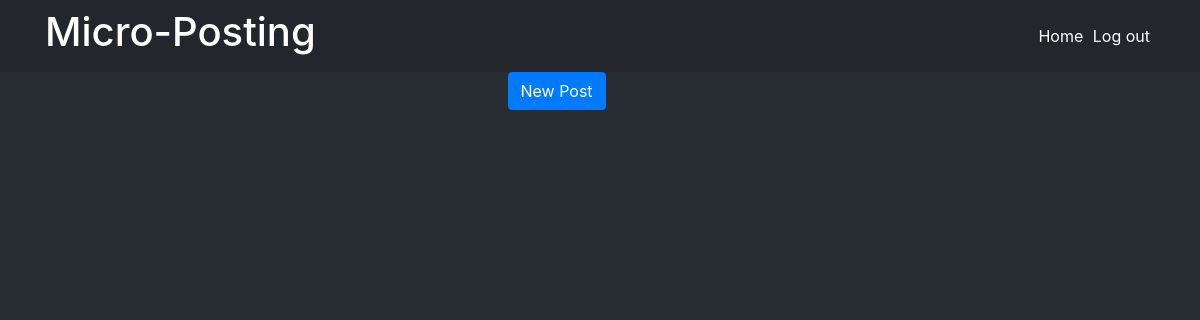
Page / (signed in) on the earlier database version.
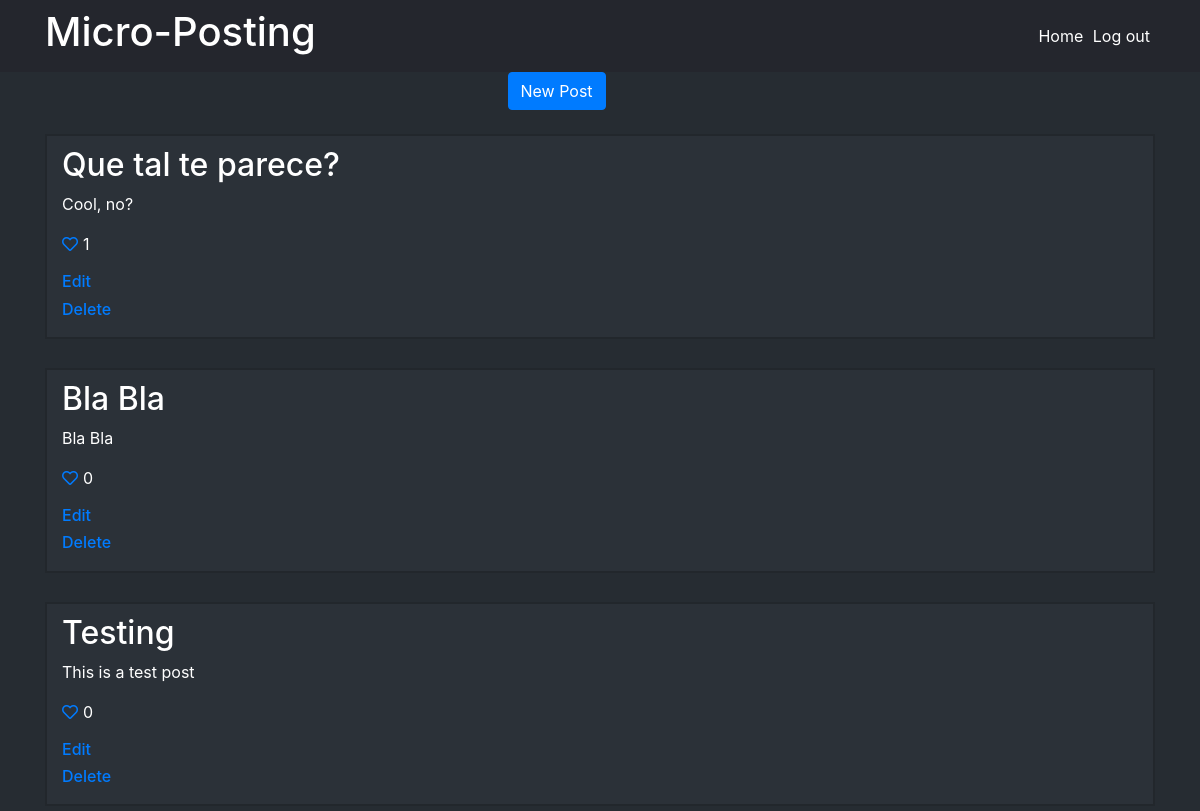
Same page on the later database version.
### app.py (models this page shows)
class Post(db.Model):
	id = db.Column(db.Integer, primary_key = True)
	title = db.Column(db.String)
	body = db.Column(db.Text)
	posted_by = db.Column(db.Integer, db.ForeignKey('user.id'))
	likes = db.relationship('PostLike', backref='post', lazy='dynamic')

### app.py (the view)
@app.route('/')
def index():
	posts = Post.query.order_by(Post.id.desc()).all()
	return render_template("home.html", posts = posts)

### templates/home.html (shortened to what this page needs)
{% extends 'base.html' %}
{% block content %}
	{% if 'user' in session %}
	<a href="{{url_for('post')}}" class="btn btn-primary offset-5"> New Post</a>
		<div id="posts">
			{% for post in posts %}
				<br>
				<div class="post">
					<h2 class="">{{post.title}}</h2>
					<p>{{post.body}}</p>
					<p class="likes"><a href="{{url_for('like', post_id = post.id)}}" class="far fa-heart"></a><span style="margin-left: 5px;">{{ post.likes.count() }}</span></p>
					{% if session['user'] == post.posted_by %}
					<h6><a href="{{url_for('edit_post', post_id = post.id)}}">Edit</a></h6>
					<h6><a href="{{url_for('delete_post', post_id = post.id)}}">Delete</a></h6>
					{% endif %}
				</div>
			{% endfor %}
		</div>
	{% else %}
	<div class="jumbotron">
		<h1 class="text-center">Welcome to Micro-Posting</h1>
		<a href="{{url_for('signup')}}" class="btn btn-lg btn-primary offset-5"> Sign Up</a>
	</div>
	{% endif %}
{% endblock %}

### templates/base.html (shortened to what this page needs)
<!DOCTYPE html>
<html lang="en">
<head>
	<link rel="stylesheet" type="text/css" href="{{url_for('static', filename='css/style.css')}}">
	<link rel="stylesheet" type="text/css" href="{{url_for('static', filename='css/bootstrap.min.css')}}">
	<link rel="stylesheet" href="https://use.fontawesome.com/releases/v5.7.1/css/all.css">
</head>
<body id="body">
	<header id="header" class="navbar navbar-fixed-top navbar-inverse">
		<div class="container">
    		<h1><a href="{{url_for('index')}}">Micro-Posting</a></h1>
    <nav>
          <a href="{{url_for('index')}}" style="display: inline; margin-right: 5px;">Home</a>
          {% if 'user' in session %}
          <a href="{{url_for('logout')}}" style="display: inline; margin-right: 5px;">Log out</a>
          {% else %}
          <a href="{{url_for('login')}}" style="display: inline; margin-right: 5px;">Login</a>
          {% endif %}
    </nav>
  </div>
	</header>
	<div class="container">
	{% block content %}
	{% endblock %}
	</div>
</body>
</html>

### static/css/style.css (style rules this page uses)
#body { background-color: #262c32; color: white; }
#header { background-color: #24262d; }
#header a { color: white; }
#posts .post { box-sizing: content-box; border: 2px double #22272c; background-color: #2b3138; margin-bottom: 5px; padding: 10px 15px; }

Differences in the rows shown:
added Post: title "Que tal te parece?", body "Cool, no?", likes.count "1"
added Post: title "Bla Bla", body "Bla Bla", likes.count "0"
added Post: title "Testing", body "This is a test post", likes.count "0"
